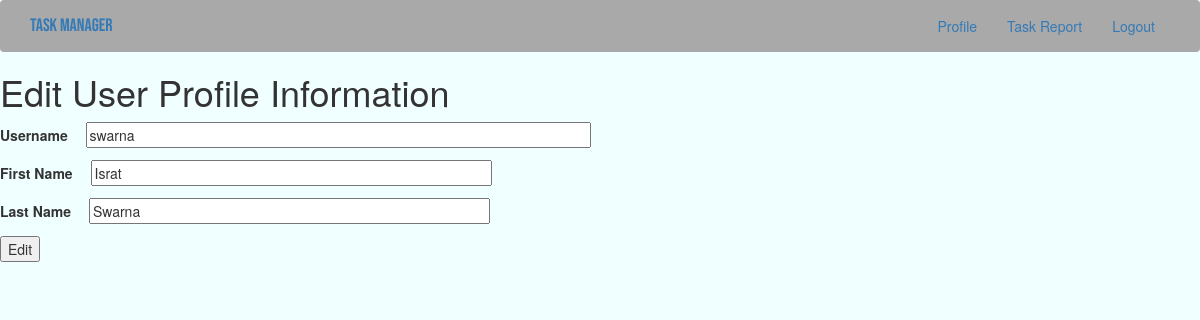
The app's page /editProfile (signed in) with its own data.
### app/models.py (models this page shows, shortened)
class User(UserMixin, db.Model):
    __tablename__ = "user"
    id = db.Column(db.Integer, primary_key = True)
    username = db.Column(db.String(64), index = True, unique = True)
    firstName = db.Column(db.String(50))
    lastName = db.Column(db.String(50))
    email = db.Column(db.String(120), index = True, unique = True)
    password_hash = db.Column(db.String(128))
    todoitems = db.relationship("ToDo", backref = "owner", lazy = "dynamic")

### app/routes.py (the view)
@app.route("/editProfile", methods = ["GET", "POST"])
@login_required
def editProfile():
    form = EditProfileForm(current_user.username)
    if form.validate_on_submit():
        current_user.username = form.username.data
        current_user.firstName = form.firstName.data
        current_user.lastName = form.lastName.data
        db.session.commit()
        flash("Your changes have been saved")
        return redirect(url_for("editProfile"))
    elif request.method == "GET":
        form.username.data = current_user.username
        form.firstName.data = current_user.firstName
        form.lastName.data = current_user.lastName
    return render_template("editProfile.html", form = form)

### app/forms.py (shortened to what this page needs)
class EditProfileForm(FlaskForm):
    username = StringField("Username", validators = [DataRequired(message="Username is required")])
    firstName = StringField("First Name", validators = [DataRequired(message="First Name is required")])
    lastName = StringField("Last Name", validators = [DataRequired(message="Last Name is required")])
    submit = SubmitField("Edit")
    def __init__(self, original_username, *args, **kwargs):
        super(EditProfileForm, self).__init__(*args, **kwargs)
        self.original_username = original_username

### app/models.py (called while the page is built)
@login.user_loader
def load_user(id):
    return User.query.get(int(id))

### app/templates/editProfile.html (shortened to what this page needs)
{% extends "base.html" %}
{% block content %}
    <h1>Edit User Profile Information</h1>
    <form action = "", method = "POST">
        <p>
            {{ form.username.label }}&emsp;
            {{ form.username(size = 64) }}<br>
        </p>
        <p>
            {{ form.firstName.label }}&emsp;
            {{ form.firstName(size = 50) }}<br>
        </p>
        <p>
            {{ form.lastName.label }}&emsp;
            {{ form.lastName(size = 50) }}<br>
        </p>
        <p>{{ form.submit() }}</p>
    </form>
{% endblock %}

### app/static/css/pc-style.css (style rules this page uses)
body { background-color: azure; }

### records on screen
User: username "swarna", firstName "Israt", lastName "Swarna"
